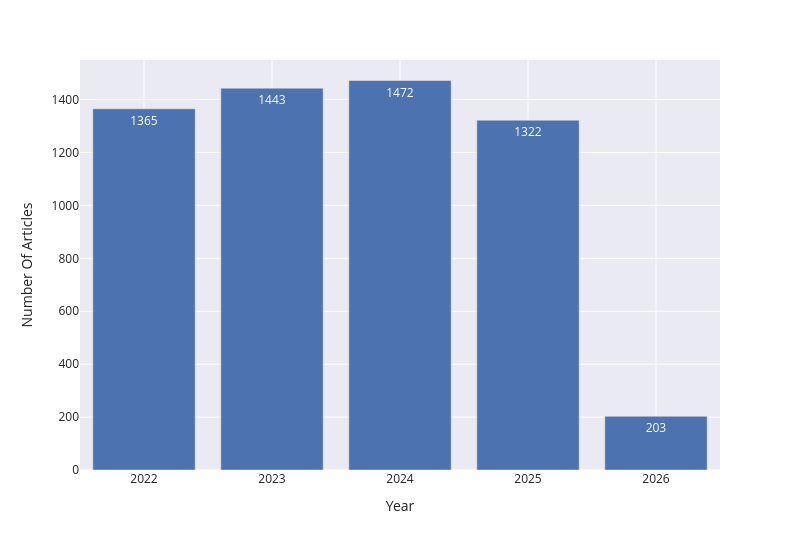

Source (notebook cell):
### Markdown cell above
- By Year

### Code cell
fig = px.bar(
    data_frame=data['Year']
        .value_counts()
        .reset_index()
        .rename(columns={ "Year" : "Year", "count" : "Number Of Articles" }),
    x="Year",
    y="Number Of Articles",
    text = "Number Of Articles",
    width=800,
    height=550
)

show(fig)

### Figure 1 — Plotly figure (JSON) as saved in the notebook; plotly's stock layout.template omitted (floating-point values rounded to 4 significant figures)
{"data": [{"hovertemplate": "Year=%{x}<br>Number Of Articles=%{text}<extra></extra>", "legendgroup": "", "marker": {"color": "rgb(76,114,176)", "pattern": {"shape": ""}}, "name": "", "orientation": "v", "showlegend": false, "text": [1472.0, 1443.0, 1365.0, 1322.0, 203.0], "textposition": "auto", "type": "bar", "x": [2024, 2023, 2022, 2025, 2026], "xaxis": "x", "y": [1472, 1443, 1365, 1322, 203], "yaxis": "y"}], "layout": {"barmode": "relative", "font": {"size": 12}, "height": 550, "legend": {"tracegroupgap": 0}, "margin": {"t": 60}, "width": 800, "xaxis": {"anchor": "y", "domain": [0, 1], "title": {"text": "Year"}}, "yaxis": {"anchor": "x", "domain": [0, 1], "title": {"text": "Number Of Articles"}}}}
